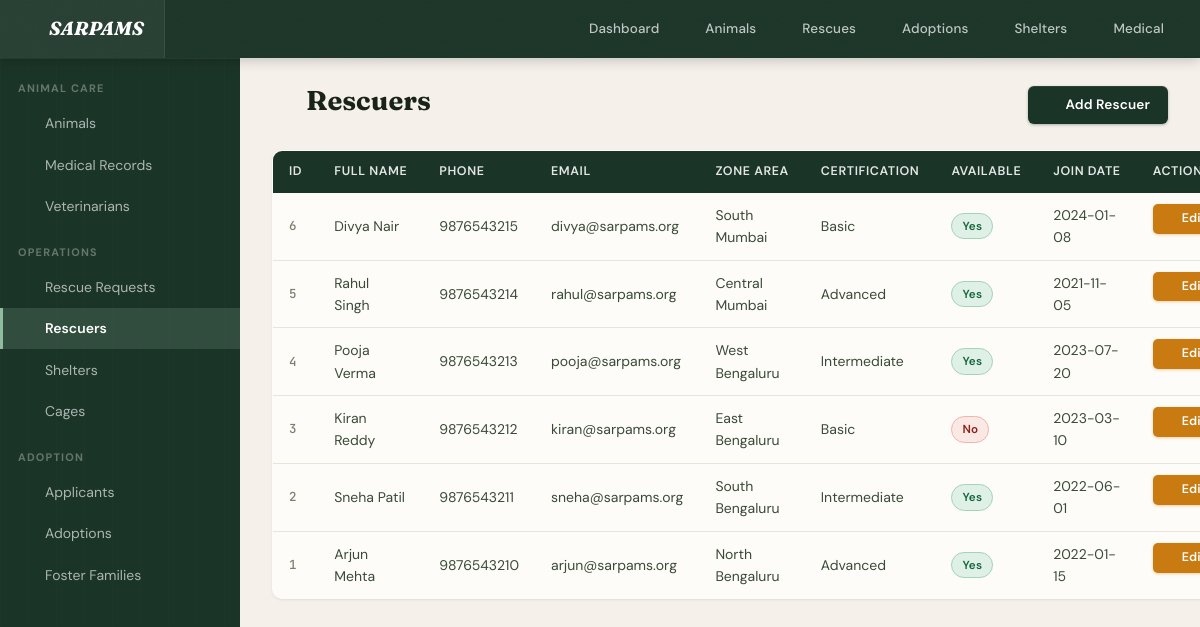
Page /rescuers/index.php on the committed database.
### tables this page shows
CREATE TABLE IF NOT EXISTS RESCUER (
    rescuer_id          INT AUTO_INCREMENT PRIMARY KEY,
    first_name          VARCHAR(50) NOT NULL,
    last_name           VARCHAR(50) NOT NULL,
    phone               VARCHAR(15) NOT NULL UNIQUE,
    email               VARCHAR(100) UNIQUE,
    zone_area           VARCHAR(60) NOT NULL,
    certification_level ENUM('Basic','Intermediate','Advanced') NOT NULL,
    is_available        BOOLEAN DEFAULT TRUE,
    join_date           DATE NOT NULL,
    created_at          TIMESTAMP DEFAULT CURRENT_TIMESTAMP
);

### config/db.php (called while the page is built, shortened)
<?php
function getDB() {
    static $conn = null;
    if ($conn === null) {
        $conn = new mysqli(DB_HOST, DB_USER, DB_PASS, DB_NAME);
        $conn->set_charset('utf8mb4');
    }
    return $conn;
}
function query($sql) {
    $result = getDB()->query($sql);
    return $result;
}
function fetchAll($sql) {
    $result = query($sql);
    $rows = [];
    while ($row = $result->fetch_assoc()) $rows[] = $row;
    return $rows;
}

### rescuers/index.php (the view, shortened to what this page needs)
<?php
require_once __DIR__ . '/../config/db.php';
require_once __DIR__ . '/../includes/header.php';
$rescuers = fetchAll("SELECT * FROM RESCUER ORDER BY rescuer_id DESC");
?>
<div class="page-header">
    <h1 class="page-title"><i data-lucide="shield-check"></i> Rescuers</h1>
    <a href="/sarpams/rescuers/create.php" class="btn btn-primary"><i data-lucide="plus"></i> Add Rescuer</a>
</div>
<?php if (empty($rescuers)): ?>
<div class="empty-state"><p>No rescuers found.</p></div>
<?php else: ?>
<table class="table">
    <thead>
        <tr>
            <th>ID</th>
            <th>Full Name</th>
            <th>Phone</th>
            <th>Email</th>
            <th>Zone Area</th>
            <th>Certification</th>
            <th>Available</th>
            <th>Join Date</th>
            <th class="table-actions">Actions</th>
        </tr>
    </thead>
    <tbody>
    <?php foreach ($rescuers as $r): ?>
        <tr>
            <td><?= $r['rescuer_id'] ?></td>
            <td><?= htmlspecialchars($r['first_name'] . ' ' . $r['last_name']) ?></td>
            <td><?= htmlspecialchars($r['phone']) ?></td>
            <td><?= htmlspecialchars($r['email']) ?></td>
            <td><?= htmlspecialchars($r['zone_area']) ?></td>
            <td><?= htmlspecialchars($r['certification_level']) ?></td>
            <td>
                <span class="badge badge-<?= $r['is_available'] ? 'yes' : 'no' ?>">
                    <?= $r['is_available'] ? 'Yes' : 'No' ?>
                </span>
            </td>
            <td><?= htmlspecialchars($r['join_date'] ?? '—') ?></td>
            <td class="table-actions">
                <a href="/sarpams/rescuers/edit.php?id=<?= $r['rescuer_id'] ?>" class="btn btn-sm btn-warning"><i data-lucide="pencil"></i> Edit</a>
            </td>
        </tr>
    <?php endforeach; ?>
    </tbody>
</table>
<?php endif; ?>

### rows in the picture
rescuer: rescuer_id "6", first_name+last_name "Divya Nair", phone "9876543215", email "divya@sarpams.org", zone_area "South Mumbai", certification_level "Basic", is_available "Yes", join_date "2024-01-08"
rescuer: rescuer_id "5", first_name+last_name "Rahul Singh", phone "9876543214", email "rahul@sarpams.org", zone_area "Central Mumbai", certification_level "Advanced", is_available "Yes", join_date "2021-11-05"
rescuer: rescuer_id "4", first_name+last_name "Pooja Verma", phone "9876543213", email "pooja@sarpams.org", zone_area "West Bengaluru", certification_level "Intermediate", is_available "Yes", join_date "2023-07-20"
rescuer: rescuer_id "3", first_name+last_name "Kiran Reddy", phone "9876543212", email "kiran@sarpams.org", zone_area "East Bengaluru", certification_level "Basic", is_available "No", join_date "2023-03-10"
rescuer: rescuer_id "2", first_name+last_name "Sneha Patil", phone "9876543211", email "sneha@sarpams.org", zone_area "South Bengaluru", certification_level "Intermediate", is_available "Yes", join_date "2022-06-01"
rescuer: rescuer_id "1", first_name+last_name "Arjun Mehta", phone "9876543210", email "arjun@sarpams.org", zone_area "North Bengaluru", certification_level "Advanced", is_available "Yes", join_date "2022-01-15"
